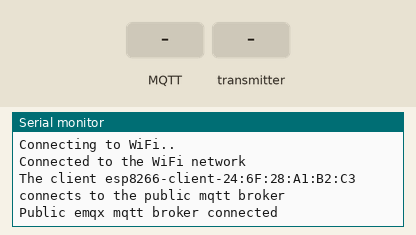
Bench run of a sketch on a simulated ESP8266 (NodeMCU). Parts: the last lines printed to the serial monitor. Inputs (shaded band) come from the test bench. WiFi joins after 1.5 s; servers stay silent unless stated; no MQTT or app messages arrive unless stated.

Above: at 2.7 s.
2.8 s: MQTT message "1" arrives on the first subscribed topic
At 3.5 s:
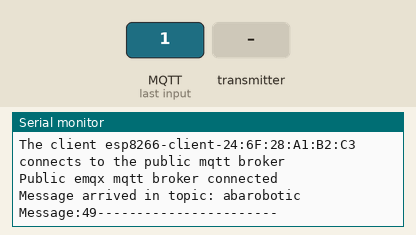
4.3 s: the transmitter starts sending msg.0 = 0
At 4.62 s:
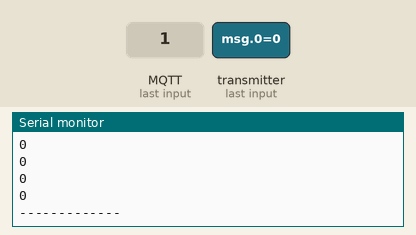
5.8 s: the transmitter starts sending msg.1 = 64
7.3 s: the transmitter starts sending msg.2 = 128
8.8 s: the transmitter starts sending msg.3 = 255
Timing chart, 0 to 11.3 s (numbered marks = the images above; inputs shaded):
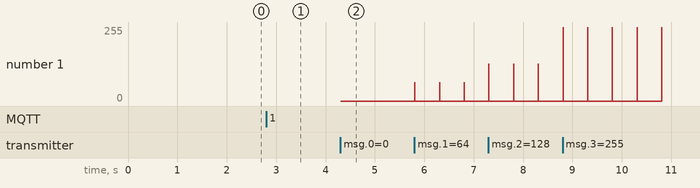

The sketch:

Receiver.ino
```cpp
#include <ESP8266WiFi.h>
#include <PubSubClient.h>
#include <espnow.h>

uint8_t msg[6];

// WiFi
const char *ssid = "infinergy";
const char *password = "okeokeoke";

// MQTT Broker
const char *mqtt_broker = "broker.emqx.io";
const char *topic = "abarobotic";
const char *mqtt_username = "emqx";
const char *mqtt_password = "public";
const int mqtt_port = 1883;

uint8_t pwm = 0;

WiFiClient espClient;
PubSubClient client(espClient);

// ESPNOW
void OnDataRecv(uint8_t * mac, uint8_t *incomingData, uint8_t len) {
  memcpy(&msg, incomingData, len);
  for(int i = 0; i < 6; i++){
    Serial.println(msg[i]);
  }

  Serial.println("-------------");
}

// MQTT
void callback(char *topic, byte *payload, unsigned int length) {
  Serial.print("Message arrived in topic: ");
  Serial.println(topic);
  Serial.print("Message:");
  for(int i = 0; i< length; i++) Serial.print(payload[i]);
  Serial.println("-----------------------");
}

void setup() {
  Serial.begin(115200);

    WiFi.begin(ssid, password);
  while (WiFi.status() != WL_CONNECTED) {
      delay(500);
      Serial.println("Connecting to WiFi..");
  }
  Serial.println("Connected to the WiFi network");

  client.setServer(mqtt_broker, mqtt_port);
  client.setCallback(callback);
  while (!client.connected()) {
      String client_id = "esp8266-client-";
      client_id += String(WiFi.macAddress());
      Serial.printf("The client %s connects to the public mqtt broker\n", client_id.c_str());
      if (client.connect(client_id.c_str(), mqtt_username, mqtt_password)) {
          Serial.println("Public emqx mqtt broker connected");
      } else {
          Serial.print("failed with state ");
          Serial.print(client.state());
          delay(2000);
      }
  }

  client.publish(topic, "ready");
  client.subscribe(topic);

  WiFi.mode(WIFI_STA);

  if (esp_now_init() != 0) {
    Serial.println("Error initializing ESP-NOW");
    return;
  }

  esp_now_set_self_role(ESP_NOW_ROLE_SLAVE);
  esp_now_register_recv_cb(OnDataRecv);
}

void loop() {
  client.loop();
}
```

Measured:
- after the input at 2.8 s, the serial monitor: prints a new line at once (image 1)
- after the input at 4.3 s, the serial monitor: prints a new line at once (image 2)
